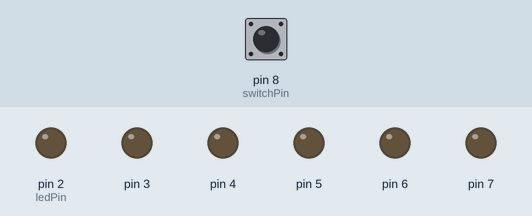
The program below on a simulated Arduino Uno, built with avr-gcc and run on an emulated ATmega328P. On the bench: output pins drawn as LEDs (lit = HIGH). The inputs (shaded band) are chosen by the test bench; at power-on: pin 8 (switchPin) LOW.

Above: at 0.02 s.
At 0.38 s:
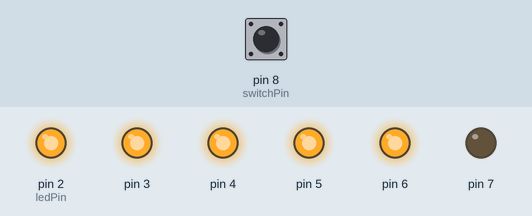
At 0.74 s:
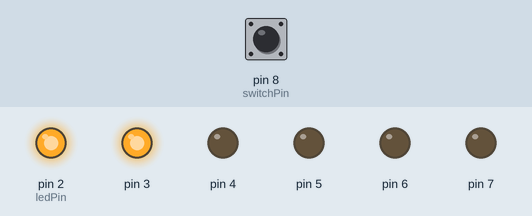
At 1.45 s:
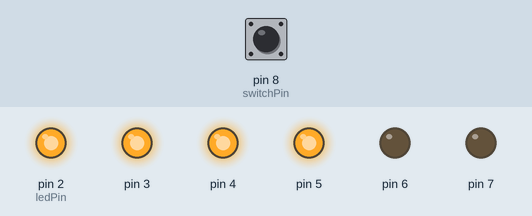
At 2.17 s:
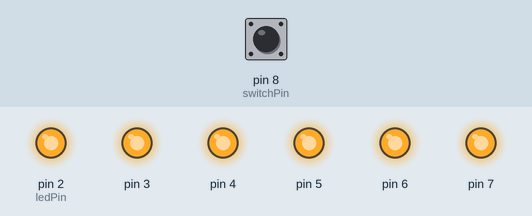
At 2.94 s:
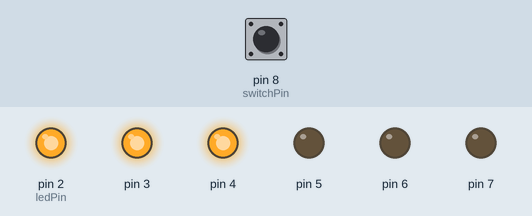
Timing chart, 0 to 3.2 s (numbered marks = the images above):
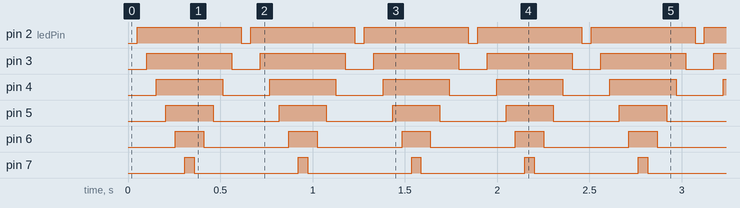

The program:

main.cpp
```cpp
#include <Arduino.h>

const int switchPin = 8;

unsigned long previousTime = 0;

int switchState = 0;
int prevSwitchState = 0;

int ledPin = 2;
long interval = 50;

bool backwards = false;

void updatePin(bool isBackwards, int ledPin);

void setup() {
  // set pin modes to output
  for (int pin = 2; pin < 8; pin++) {
    pinMode(pin, OUTPUT);
  }
  // set tilt pin mode for input
  pinMode(switchPin, INPUT);

  Serial.begin(9600);
}

void loop() {
  // get current time
  unsigned long currentTime = millis();

  // check if the interval has elapsed
  if (currentTime - previousTime > interval) {
    previousTime = currentTime;

    // turn on next LED
    // digitalWrite(ledPin, HIGH);
    updatePin(backwards, ledPin);
    ledPin = backwards ? ledPin - 1 : ledPin + 1;

    if ((ledPin == 8 && !backwards) || (ledPin == 1 && backwards)) {
      // change orientation of turn on/off
      backwards = !backwards;
      ledPin = backwards ? ledPin - 1 : ledPin + 1;
    }
  }

  // read the switch
  switchState = digitalRead(switchPin);

  // check if the switch has changed and reset pins
  if (switchState != prevSwitchState) {
    for (int pin = 2; pin < 8; pin++) {
      digitalWrite(pin, LOW);
    }

    ledPin = 2;
    previousTime = currentTime;
  }

  prevSwitchState = switchState;
}

void updatePin(bool isBackwards, int ledPin) {
  if (isBackwards) {
    digitalWrite(ledPin, LOW);
  } else {
    digitalWrite(ledPin, HIGH);
  }
}
```

Measured:
- by itself, pin 2 (ledPin): alternates HIGH for 0.56 s and LOW for 0.05 s
- by itself, pin 3: alternates HIGH for 0.46 s and LOW for 0.15 s
- by itself, pin 4: alternates HIGH for 0.36 s and LOW for 0.26 s
- by itself, pin 5: alternates HIGH for 0.26 s and LOW for 0.36 s
- by itself, pin 6: alternates HIGH for 0.15 s and LOW for 0.46 s
- by itself, pin 7: alternates HIGH for 0.05 s and LOW for 0.56 s
